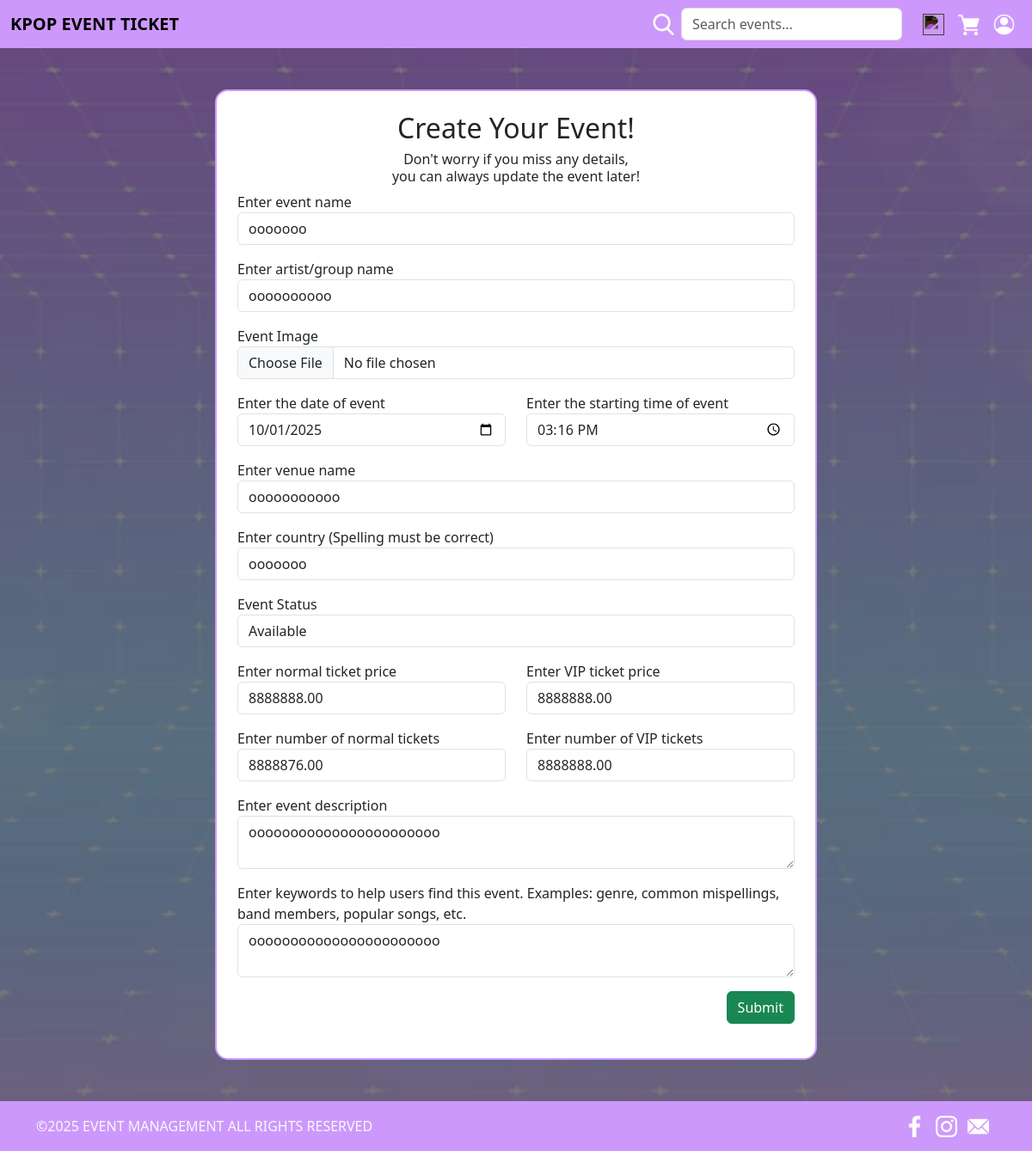
Before: /edit/2 with the older database file.
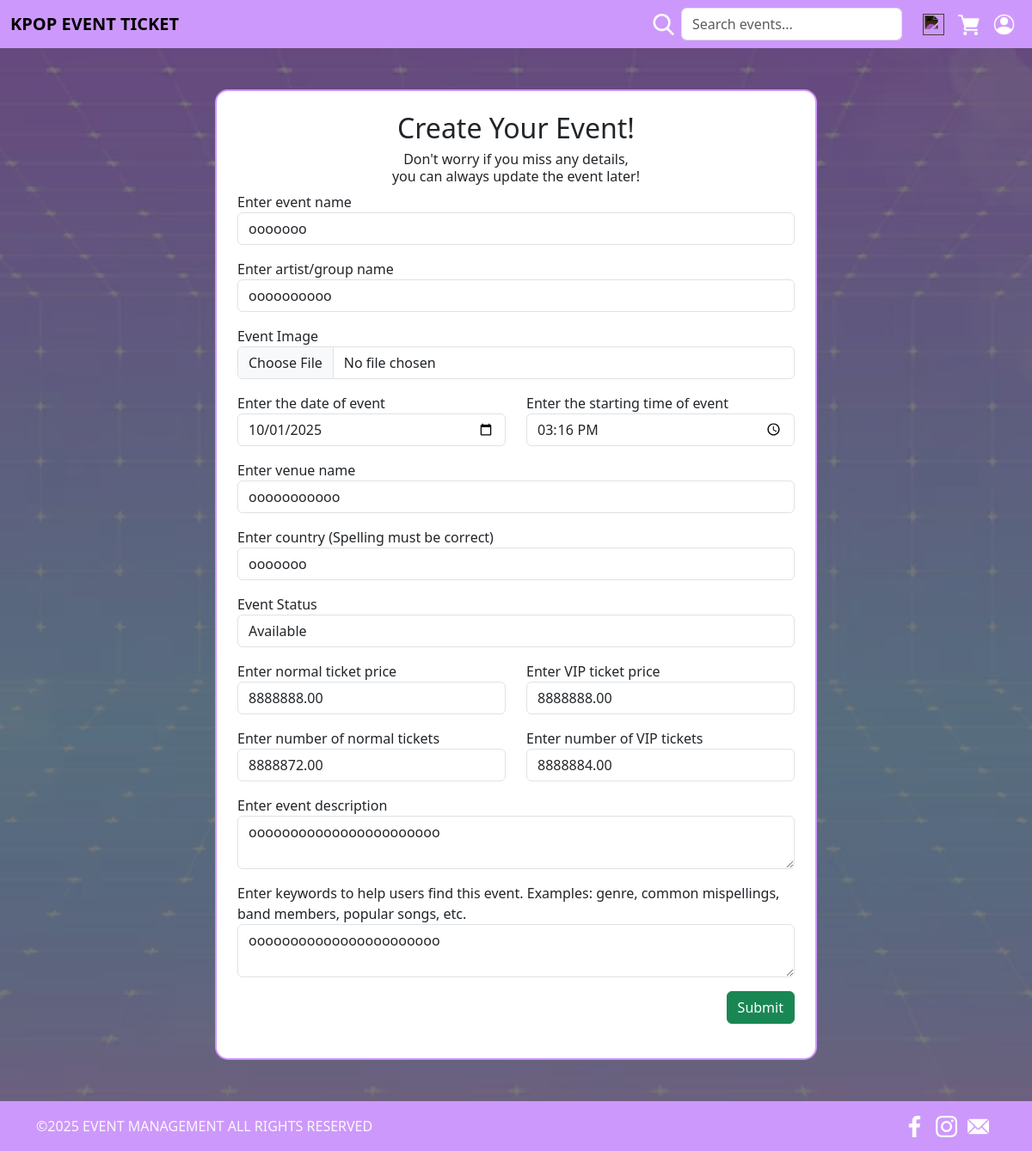
After: the same page with the newer database file.
### website/models.py (models this page shows, shortened)
class Event(db.Model):
    __tablename__ = 'event'
    eventid = db.Column(db.Integer, db.Sequence('seq_reg_id', start=1, increment=1), primary_key=True)
    userid = db.Column(db.Integer, db.ForeignKey('user.userid'))
    artist = db.Column(db.String(100), index=True, nullable=False)
    startTime = db.Column(db.Time, index=True, nullable=False)
    date = db.Column(db.Date, index=True, nullable=False)
    location = db.Column(db.String(100), index=True, nullable=False)
    country = db.Column(db.String(100), index=True, nullable=False)
    title = db.Column(db.String(100), index=True, nullable=False)
    description = db.Column(db.String(255), index=True, nullable=False)
    image = db.Column(db.String(100), index=True, nullable=False)
    status = db.Column(db.String(50), nullable=False, default='Active')
    tags = db.Column(db.String(255), index=True, nullable=True)
    normalAvail = db.Column(db.Integer, index=True, nullable=False)
    vipAvail = db.Column(db.Integer, index=True, nullable=False)
    normalPrice = db.Column(db.Numeric(10,2), index=True, nullable=False)
    vipPrice = db.Column(db.Numeric(10,2), index=True, nullable=False)
    comments = db.relationship('Comment', backref='event', lazy=True)
    orders = db.relationship('Order', backref='event', lazy=True)

### website/edit.py (the view, shortened to what this page needs)
@editbp.route('/edit/<int:eventid>', methods=['GET', 'POST'])
def edit(eventid):
    event = Event.query.get_or_404(eventid)
    form = EditEvent(obj=event)
    return render_template('edit.html', form=form, title='Edit')

### website/forms.py
class EditEvent(FlaskForm):
    title = StringField('Enter event name')
    artist = StringField('Enter artist/group name')
    image = FileField('Event Image', validators=[FileAllowed(['jpg', 'png', 'jpeg'], 'Images only!')])
    date = DateField('Enter the date of event')
    startTime = TimeField('Enter the starting time of event')
    location = StringField('Enter venue name')
    country = StringField('Enter country (Spelling must be correct)')
    normalPrice = DecimalField('Enter normal ticket price')
    vipPrice = DecimalField('Enter VIP ticket price')
    normalAvail = DecimalField('Enter number of normal tickets')
    vipAvail = DecimalField('Enter number of VIP tickets')
    status = StringField('Event Status')
    description = TextAreaField('Enter event description')
    tags = TextAreaField('Enter keywords to help users find this event. Examples: genre, common mispellings, band members, popular songs, etc.')
    submit = SubmitField('Submit')

### website/templates/edit.html (shortened to what the changed rows need)
{% extends 'base.html' %}
{% from 'bootstrap5/form.html' import render_form %}
{% block head %}
<link rel="stylesheet" href="{{ url_for('static', filename='Style/EventCreationStyle.css') }}">
{% endblock %}
{% block content %}
        <div class="d-flex justify-content-center my-5">
            <div class="card p-4" style="max-width: 700px; width: 100%; border: #cd98fb solid 2px; border-radius: 15px;">
                <h2 class="text-center">Create Your Event!</h2>
                <form action="" method="post" enctype="multipart/form-data" novalidate>
                    <div class="mb-3">
                        <div class="form-group">
                            {{ form.title.label }}
                            {{ form.title(class_="form-control", size=32) }}
                        </div>
                    </div>
                    <div class="mb-3">
                        <div class="form-group">
                            {{ form.artist.label }}
                            {{ form.artist(class_="form-control", size=32) }}
                        </div>
                    </div>
                    <div class="mb-3">
                        <div class="form-group">
                            {{ form.image.label }}
                            {{ form.image(class_="form-control", size=32) }}
                        </div>
                    </div>
                    <div class="row mb-3">
                        <div class="col-md-6">
                            <div class="form-group">
                                {{ form.date.label }}
                                {{ form.date(class_="form-control", size=32) }}
                            </div>
                        </div>
                        <div class="col-md-6">
                            <div class="form-group">
                                {{ form.startTime.label }}
                                {{ form.startTime(class_="form-control", size=32, type='time') }}
                            </div>
                        </div>
                    </div>
                    <div class="mb-3">
                        <div class="form-group">
                            {{ form.location.label }}
                            {{ form.location(class_="form-control", size=32) }}
                        </div>
                    </div>
                    <div class="mb-3">
                        <div class="form-group">
                            {{ form.country.label }}
                            {{ form.country(class_="form-control", size=32) }}
                        </div>
                    </div>
                    <div class="mb-3">
                        <div class="form-group">
                            {{ form.status.label }}
                            {{ form.status(class_="form-control") }}
                        </div>
                    </div>
                    <div class="row mb-3">
                        <div class="col-md-6">
                            <div class="form-group">
                                {{ form.normalPrice.label }}
                                {{ form.normalPrice(class_="form-control", size=32) }}
                            </div>
                        </div>
                        <div class="col-md-6">
                            <div class="form-group">
                                {{ form.vipPrice.label }}
                                {{ form.vipPrice(class_="form-control", size=32) }}
                            </div>
                        </div>
                    </div>
                    <div class="row mb-3">
                        <div class="col-md-6">
                            <div class="form-group">
                                {{ form.normalAvail.label }}
                                {{ form.normalAvail(class_="form-control", size=32) }}
                            </div>
                        </div>
                        <div class="col-md-6">
                            <div class="form-group">
                                {{ form.vipAvail.label }}
                                {{ form.vipAvail(class_="form-control", size=32) }}
                            </div>
                        </div>
                    </div>
                    <div class="mb-3">
                        <div class="form-group">
                            {{ form.description.label }}
                            {{ form.description(class_="form-control", size=32) }}
                        </div>
                    </div>
                    <div class="mb-3">
                        <div class="form-group">
                            {{ form.tags.label }}
                            {{ form.tags(class_="form-control", size=32) }}
                        </div>
                    </div>
                </form>
            </div>
        </div>
{% endblock %}

Changed rows visible on the page:
changed Event "ooooooo": normalAvail "8888876.00" → "8888872.00"; vipAvail "8888888.00" → "8888884.00"
